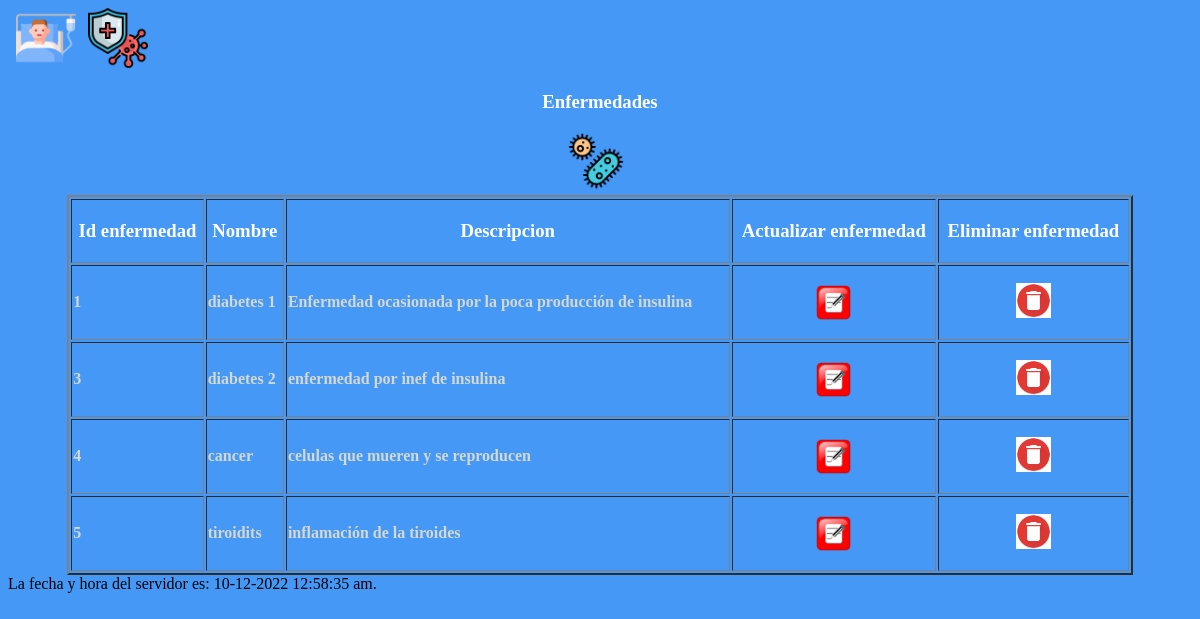
Page /ejecutables/lista_Enfermedades.php on the committed database.
### tables this page shows
CREATE TABLE `enfermedades` (
  `id_enfermedad` int(11) NOT NULL,
  `nombre_enfermedad` varchar(250) NOT NULL,
  `descripcion` text NOT NULL
);

### ejecutables/lista_Enfermedades.php (the view, shortened to what this page needs)
<?php
include_once 'header.php';
$con = new Conexion;
$conectar = $con->con();
$consulta = $conectar->query("SELECT * FROM enfermedades ORDER BY id_enfermedad");
?>
	<br>
	<h3 align="center">Enfermedades</h3>
	<div align="center" class="div">
		<div >
			<a title="Crear enfermedades" href="prealta_Enfermedades.php"><img src="../img/bacterias.png" alt="Crear enfermedad" width="60" height="60" /></a>&nbsp;&nbsp;
		</div>
    <table width="90%" border="2">
		<thead>
			<tr>
				<th ><h3>Id enfermedad</h3></th>
				<th ><h3>Nombre</h3></th>
                <th ><h3>Descripcion</h3></th>
                <th ><h3>Actualizar enfermedad</h3></th>
                <th ><h3>Eliminar enfermedad</h3></th>
			</tr>
		</thead>
		<tbody>
			<?php
			while ($dato = mysqli_fetch_array($consulta)) {
			?>
			<tr>
				<td><h4><?php echo $dato['id_enfermedad'];?></h4></td>
				<td><h4><?php echo $dato['nombre_enfermedad'];?></h4></td>
				<td><h4><?php echo $dato['descripcion'];?></h4></td>
				<td><a href="cambios_Enfermedades.php?id_getenfermedad=<?php echo $dato['id_enfermedad'];?>"> <p align="center"><img align=center width="35" height="35" src="../img/editar.png"/>  </p></a></td>
	            <td><a href="bajas_Enfermedades.php?id_getenfermedad=<?php echo $dato['id_enfermedad'];?>">  <p align="center"><img width="35" height="35" src="../img/borrar.png"/></p></a></td>
	  <?php }?>
            </tr>
		</tbody>
	</table>
    </div>
<?php
include_once 'footer.php';?>

### css/style.css (style rules this page uses)
h3 { color: #fff; }
h4 { color: #D4D8CE; }
div { margin: 0; }
body { background-color: #4598F5; }

### rows in the picture
enfermedades: id_enfermedad "1", nombre_enfermedad "diabetes 1", descripcion "Enfermedad ocasionada por la poca producción de insulina"
enfermedades: id_enfermedad "3", nombre_enfermedad "diabetes 2", descripcion "enfermedad por inef de insulina"
enfermedades: id_enfermedad "4", nombre_enfermedad "cancer", descripcion "celulas que mueren y se reproducen"
enfermedades: id_enfermedad "5", nombre_enfermedad "tiroidits", descripcion "inflamación de la tiroides"
